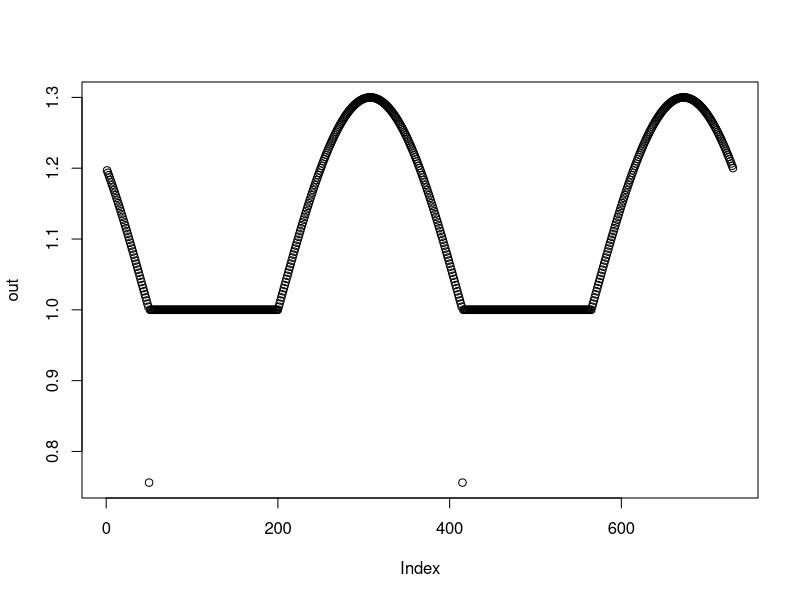
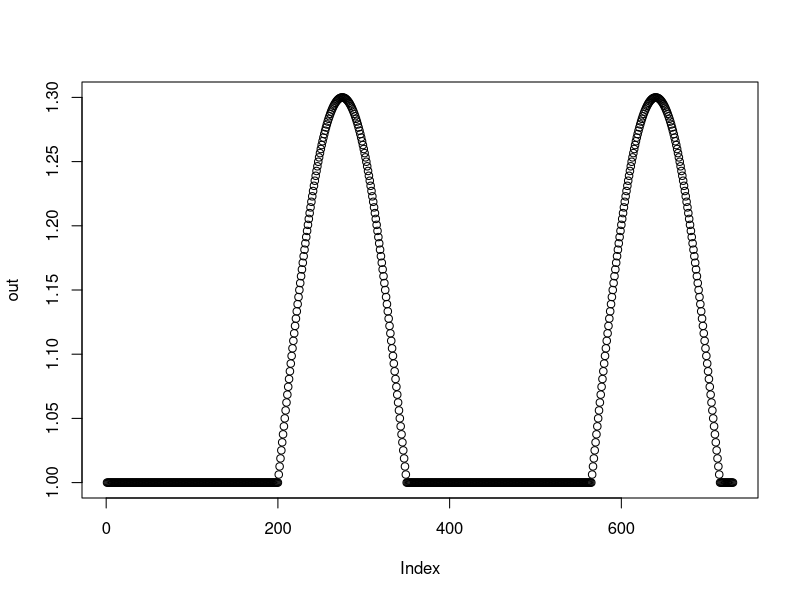

These figures' R source, in order:

start_growth <- 200
end_growth <- 350
amplitude <- .5

force_growth <- function(t, amplitude = .3,
    start_growth = 200, end_growth = 50) {

    if(start_growth < end_growth){
    if (t %% 365 < start_growth | t %% 365 > end_growth) {
        return(1)
    }
    } else {
        if (t %% 365 < start_growth & t %% 365 > end_growth) {
        return(1)
    }
    }
    if ( end_growth < start_growth) {
        theta <- (365 - start_growth + end_growth)/2

    } else {
        theta <- (end_growth - start_growth)/2
    }

    if(end_growth < start_growth & t %% 365 < end_growth) {
        over_year_correction <- 365
    } else {
        over_year_correction <- 0
    }

    1 + amplitude * cos(2 * pi * (t %% 365-start_growth - theta + over_year_correction) / (theta * 4))
}

out <- do.call(rbind, lapply(1:730, force_growth))

plot(out)
start_growth <- 200
end_growth <- 50

out <- do.call(rbind, lapply(1:730, force_growth, end_growth = 350))
plot(out)
theta <- (365 - start_growth + end_growth)/2
1 + amplitude * cos(2 * pi * (1:50 %% 365-200 - theta+365) / (theta * 4))